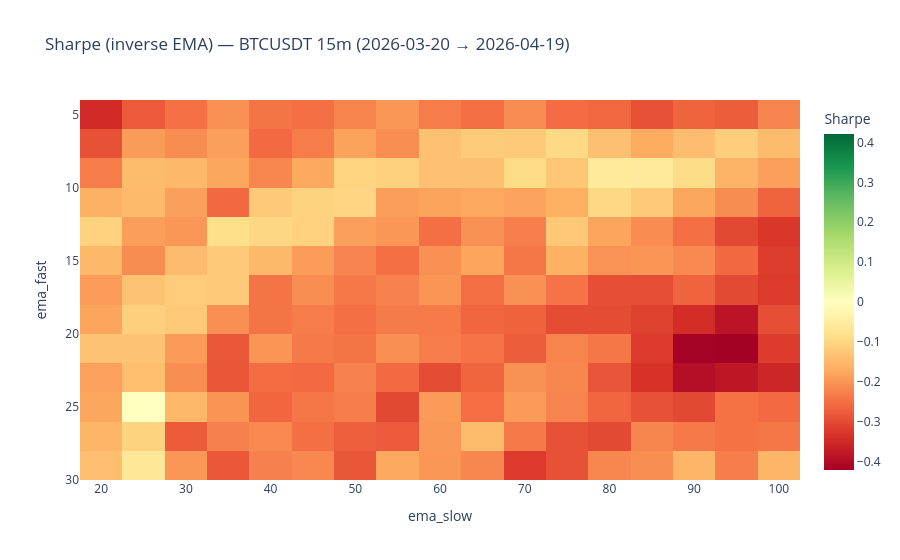

The notebook cell saved with this chart:
### Markdown cell above
## 5. Heatmaps

Each cell = one `(ema_fast, ema_slow)` configuration. Look for *regions* of green — a bright cell surrounded by red is usually an overfit outlier; a bright cell with bright neighbours is a robust parameter choice.

### Code cell
grid = results.pivot(index="ema_fast", columns="ema_slow", values="sharpe")
fig = px.imshow(
    grid,
    color_continuous_scale="RdYlGn",
    color_continuous_midpoint=0,
    aspect="auto",
    labels=dict(x="ema_slow", y="ema_fast", color="Sharpe"),
    title=f"Sharpe (inverse EMA) — {SYMBOL} {INTERVAL}m ({START_TIME} → {END_TIME or 'now'})",
)
fig.show()

### Figure 1 — Plotly figure (JSON) as saved in the notebook; plotly's stock layout.template omitted (floating-point values rounded to 4 significant figures; data arrays with more than 128 entries replaced by an {"elided": "..."} marker saying what was removed)
{"data": [{"coloraxis": "coloraxis", "hovertemplate": "ema_slow: %{x}<br>ema_fast: %{y}<br>Sharpe: %{z}<extra></extra>", "name": "0", "type": "heatmap", "x": [20, 25, 30, 35, 40, 45, 50, 55, 60, 65, 70, 75, 80, 85, 90, 95, 100], "xaxis": "x", "y": [5, 7, 9, 11, 13, 15, 17, 19, 21, 23, 25, 27, 29], "yaxis": "y", "z": {"elided": "13x17 float values"}}], "layout": {"coloraxis": {"cmid": 0, "colorbar": {"title": {"text": "Sharpe"}}, "colorscale": [[0, "rgb(165,0,38)"], [0.1, "rgb(215,48,39)"], [0.2, "rgb(244,109,67)"], [0.3, "rgb(253,174,97)"], [0.4, "rgb(254,224,139)"], [0.5, "rgb(255,255,191)"], [0.6, "rgb(217,239,139)"], [0.7, "rgb(166,217,106)"], [0.8, "rgb(102,189,99)"], [0.9, "rgb(26,152,80)"], [1, "rgb(0,104,55)"]]}, "title": {"text": "Sharpe (inverse EMA) — BTCUSDT 15m (2026-03-20 → 2026-04-19)"}, "xaxis": {"anchor": "y", "domain": [0, 1], "title": {"text": "ema_slow"}}, "yaxis": {"anchor": "x", "autorange": "reversed", "domain": [0, 1], "title": {"text": "ema_fast"}}}}
